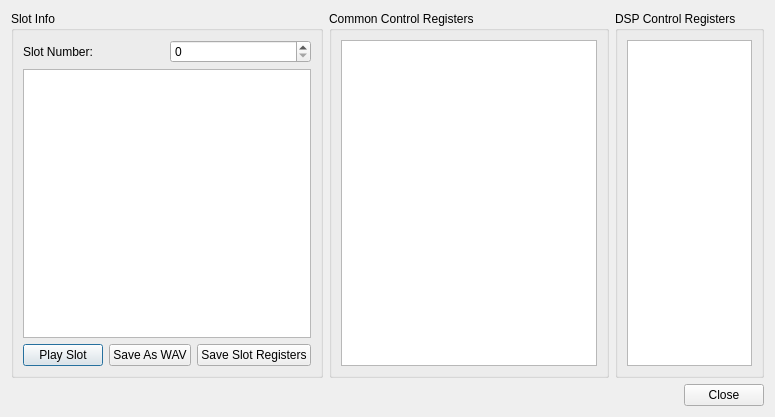
<?xml version="1.0" encoding="UTF-8"?>
<ui version="4.0">
 <class>UIDebugSCSP</class>
 <widget class="QDialog" name="UIDebugSCSP">
  <property name="geometry">
   <rect>
    <x>0</x>
    <y>0</y>
    <width>766</width>
    <height>417</height>
   </rect>
  </property>
  <property name="windowTitle">
   <string>Debug SCSP</string>
  </property>
  <layout class="QVBoxLayout" name="verticalLayout_12">
   <item>
    <layout class="QHBoxLayout" name="horizontalLayout_6">
     <item>
      <widget class="QGroupBox" name="gbSlotInfo">
       <property name="title">
        <string>Slot Info</string>
       </property>
       <layout class="QVBoxLayout" name="verticalLayout">
        <item>
         <layout class="QHBoxLayout" name="horizontalLayout">
          <item>
           <widget class="QLabel" name="label">
            <property name="text">
             <string>Slot Number:</string>
            </property>
           </widget>
          </item>
          <item>
           <widget class="QSpinBox" name="sbSlotNumber"/>
          </item>
         </layout>
        </item>
        <item>
         <widget class="QPlainTextEdit" name="pteSlotInfo">
          <property name="readOnly">
           <bool>true</bool>
          </property>
         </widget>
        </item>
        <item>
         <layout class="QHBoxLayout" name="horizontalLayout_3">
          <item>
           <widget class="QPushButton" name="pbPlaySlot">
            <property name="text">
             <string>Play Slot</string>
            </property>
           </widget>
          </item>
          <item>
           <widget class="QPushButton" name="pbSaveAsWav">
            <property name="text">
             <string>Save As WAV</string>
            </property>
           </widget>
          </item>
          <item>
           <widget class="QPushButton" name="pbSaveSlotRegisters">
            <property name="text">
             <string>Save Slot Registers</string>
            </property>
           </widget>
          </item>
         </layout>
        </item>
       </layout>
      </widget>
     </item>
     <item>
      <widget class="QGroupBox" name="gbCommonControlRegisters">
       <property name="title">
        <string>Common Control Registers</string>
       </property>
       <layout class="QVBoxLayout" name="verticalLayout_11">
        <item>
         <widget class="QPlainTextEdit" name="pteCommonControlRegisters">
          <property name="sizePolicy">
           <sizepolicy hsizetype="MinimumExpanding" vsizetype="Expanding">
            <horstretch>0</horstretch>
            <verstretch>0</verstretch>
           </sizepolicy>
          </property>
          <property name="readOnly">
           <bool>true</bool>
          </property>
         </widget>
        </item>
       </layout>
      </widget>
     </item>
     <item>
      <layout class="QVBoxLayout" name="verticalLayout_9">
       <item>
        <widget class="QGroupBox" name="gbDSPControlRegisters">
         <property name="sizePolicy">
          <sizepolicy hsizetype="Preferred" vsizetype="Preferred">
           <horstretch>0</horstretch>
           <verstretch>0</verstretch>
          </sizepolicy>
         </property>
         <property name="title">
          <string>DSP Control Registers</string>
         </property>
         <layout class="QVBoxLayout" name="verticalLayout_5">
          <item>
           <layout class="QHBoxLayout" name="horizontalLayout_2">
            <item>
             <widget class="QListWidget" name="pteDSPControlRegisters"/>
            </item>
           </layout>
          </item>
         </layout>
        </widget>
       </item>
      </layout>
     </item>
    </layout>
   </item>
   <item>
    <layout class="QHBoxLayout" name="horizontalLayout_7">
     <item>
      <widget class="QDialogButtonBox" name="dbbButtons">
       <property name="standardButtons">
        <set>QDialogButtonBox::Close</set>
       </property>
      </widget>
     </item>
    </layout>
   </item>
  </layout>
 </widget>
 <resources/>
 <connections>
  <connection>
   <sender>dbbButtons</sender>
   <signal>rejected()</signal>
   <receiver>UIDebugSCSP</receiver>
   <slot>reject()</slot>
   <hints>
    <hint type="sourcelabel">
     <x>347</x>
     <y>321</y>
    </hint>
    <hint type="destinationlabel">
     <x>335</x>
     <y>376</y>
    </hint>
   </hints>
  </connection>
 </connections>
</ui>
